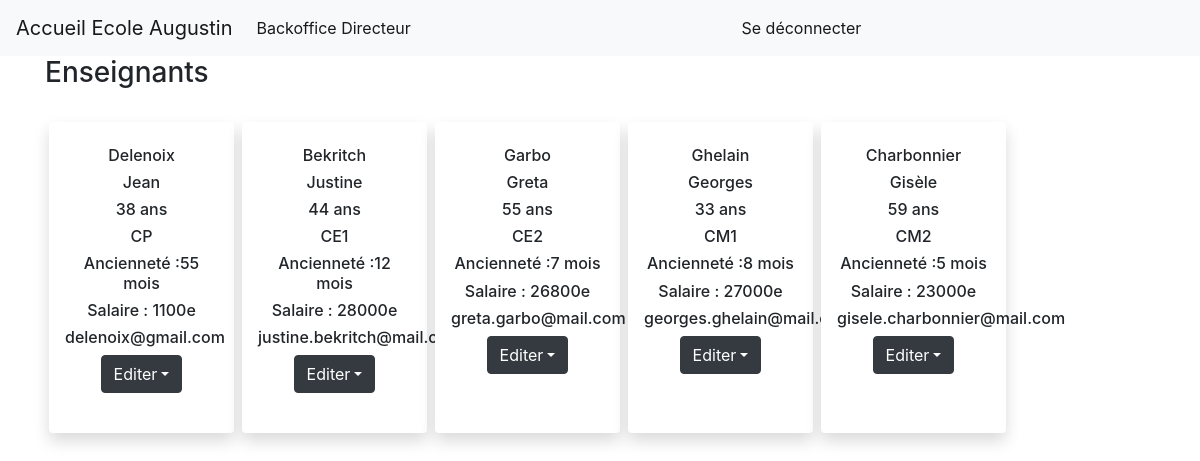
Page /views/directeur_vw2.php on the committed database.
### tables this page shows
CREATE TABLE `user` (
  `id` int(11) NOT NULL,
  `statut` varchar(255) NOT NULL,
  `nom` varchar(255) NOT NULL,
  `prenom` varchar(255) NOT NULL,
  `sexe` char(1) DEFAULT NULL,
  `age` int(11) DEFAULT NULL,
  `identifiant` varchar(255) NOT NULL,
  `mdp` varchar(255) NOT NULL,
  `classe` varchar(255) DEFAULT NULL,
  `idEleve` int(11) DEFAULT NULL,
  `emailParent` varchar(255) DEFAULT NULL,
  `email` varchar(255) DEFAULT NULL,
  `anciennete` int(11) DEFAULT NULL,
  `salaire` double DEFAULT NULL,
  `expulsion` varchar(255) DEFAULT 'ras'
);

### views/directeur_vw2.php (the view, shortened to what this page needs)
<!doctype html>
<html lang="fr">
<head>
    <link rel="stylesheet" href="https://stackpath.bootstrapcdn.com/bootstrap/4.3.1/css/bootstrap.min.css">
</head>
<body>
    <nav class="navbar navbar-expand-lg navbar-light bg-light">
        <a class="navbar-brand" href="../index.php">Accueil Ecole Augustin</a>
        <div class="collapse navbar-collapse" id="navbarSupportedContent">
            <ul class="navbar-nav mr-auto">
                <li class="nav-item active">
                    <a class="nav-link" href="directeur_link_vw.php">Backoffice Directeur<span class="sr-only">(current)</span></a>
                </li>
        </div>
        <div class="collapse navbar-collapse" id="navbarSupportedContent">
            <ul class="navbar-nav mr-auto">
                <li class="nav-item active">
                    <a class="nav-link" href="../index.php">Se déconnecter<span class="sr-only">(current)</span></a>
                </li>
        </div>
    </nav>
    <div class="container">
        <h3>Enseignants</h3>
        <div class="prof" id="prof">
            <?php
            include '../model/bdd_mdl.php';
            $sql = mysqli_query($mysqli, "SELECT * FROM user WHERE statut ='Instituteur' ");
            while ($classes = $sql->fetch_array()) {
                $classes[] = $classes;
                echo '  <div class="col-12 col-md-2 text-center shadow p-3 m-1 mt-4 bg-white rounded">
                        <h4><i class="fa fa-user"></i></span>
                        <h6>' . $classes[2] . '</span>
                        <h6>' . $classes[3] . '</span>
                        <h6>' . $classes[5] . ' ans</span>
                        <h6>' . $classes[8] . '</span>
                        <h6> Ancienneté :' . $classes[12] . ' mois</span>
                        <h6> Salaire : ' . $classes[13] . 'e</span>
                        <h6>' . $classes[11] . '</span>
                        <div class="dropdown">
                            <button class="btn btn-dark dropdown-toggle m-2" type="button" id="triggerId" data-toggle="dropdown" aria-haspopup="true" aria-expanded="false">Editer</button>
                                    <input type="number" class="form-control d-none" name="id" id="id" value="' . $classes[0] . '">
                        </div>
                    </div>
                    ';
            }
            ?>
        </div>
</body>
</html>

### views/directeur_vw2.php (style rules this page uses)
.prof { display: flex; flex-wrap: wrap; }

### rows in the picture
user: nom "Delenoix", prenom "Jean", age "38", classe "CP", anciennete "55", salaire "1100", email "delenoix@gmail.com"
user: nom "Bekritch", prenom "Justine", age "44", classe "CE1", anciennete "12", salaire "28000", email "justine.bekritch@mail.com"
user: nom "Garbo", prenom "Greta", age "55", classe "CE2", anciennete "7", salaire "26800", email "greta.garbo@mail.com"
user: nom "Ghelain", prenom "Georges", age "33", classe "CM1", anciennete "8", salaire "27000", email "georges.ghelain@mail.com"
user: nom "Charbonnier", prenom "Gisèle", age "59", classe "CM2", anciennete "5", salaire "23000", email "gisele.charbonnier@mail.com"
